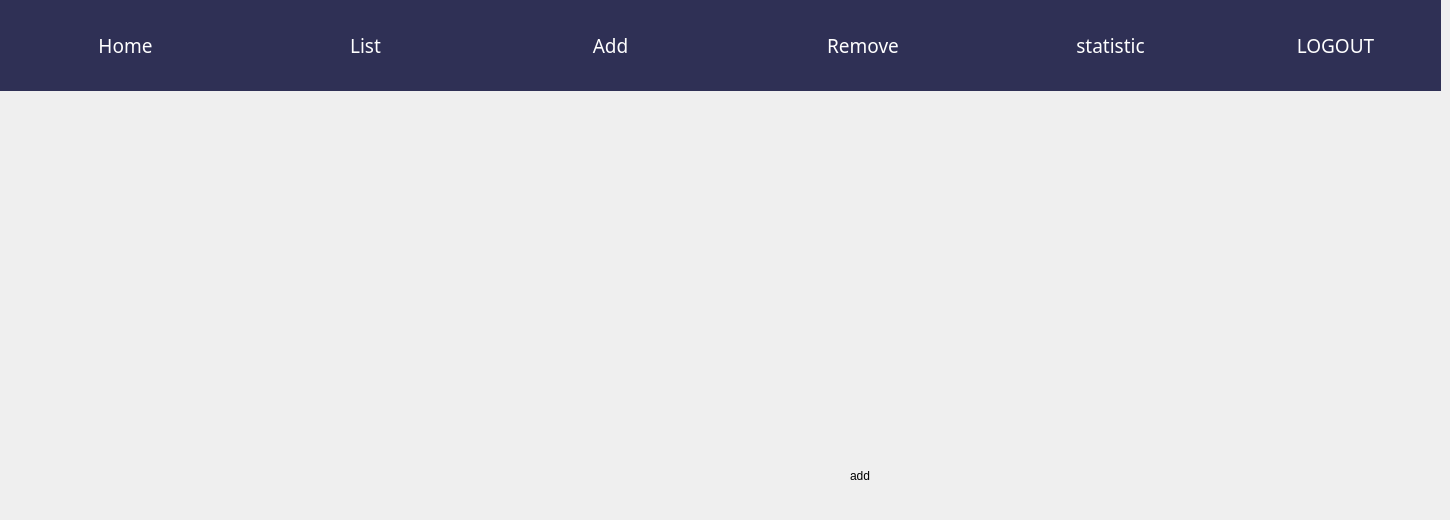
    <widget class="QWidget" name="ADD">
     <widget class="QLabel" name="label_5">
      <property name="geometry">
       <rect>
        <x>0</x>
        <y>0</y>
        <width>1441</width>
        <height>91</height>
       </rect>
      </property>
      <property name="styleSheet">
       <string notr="true">background-color: rgb(47, 48, 85);</string>
      </property>
      <property name="text">
       <string/>
      </property>
     </widget>
     <widget class="QPushButton" name="pushButton_a_5">
      <property name="geometry">
       <rect>
        <x>990</x>
        <y>0</y>
        <width>241</width>
        <height>91</height>
       </rect>
      </property>
      <property name="font">
       <font>
        <family>Algerian</family>
        <pointsize>14</pointsize>
       </font>
      </property>
      <property name="styleSheet">
       <string notr="true">QPushButton {
background-color: rgba(0,0,0,0);
background-image: url();
border: none;
color: white;
}
QPushButton:hover{
background-color: #1a1946;
}
</string>
      </property>
      <property name="text">
       <string>statistic</string>
      </property>
     </widget>
     <widget class="QPushButton" name="pushButton_a_1">
      <property name="geometry">
       <rect>
        <x>0</x>
        <y>0</y>
        <width>251</width>
        <height>91</height>
       </rect>
      </property>
      <property name="font">
       <font>
        <family>Algerian</family>
        <pointsize>14</pointsize>
       </font>
      </property>
      <property name="styleSheet">
       <string notr="true">QPushButton {
background-color: rgba(0,0,0,0);
background-image: url();
border: none;
color: white;
}
QPushButton:hover{
background-color: #1a1946;
}
</string>
      </property>
      <property name="text">
       <string>Home</string>
      </property>
     </widget>
     <widget class="QPushButton" name="pushButton_a_6">
      <property name="geometry">
       <rect>
        <x>1230</x>
        <y>0</y>
        <width>211</width>
        <height>91</height>
       </rect>
      </property>
      <property name="font">
       <font>
        <family>Algerian</family>
        <pointsize>14</pointsize>
       </font>
      </property>
      <property name="styleSheet">
       <string notr="true">QPushButton {
background-color: rgba(0,0,0,0);
background-image: url();
border: none;
color: white;
}
QPushButton:hover{
background-color: #1a1946;
}
</string>
      </property>
      <property name="text">
       <string>LOGOUT</string>
      </property>
     </widget>
     <widget class="QPushButton" name="pushButton_a_2">
      <property name="geometry">
       <rect>
        <x>250</x>
        <y>0</y>
        <width>231</width>
        <height>91</height>
       </rect>
      </property>
      <property name="font">
       <font>
        <family>Algerian</family>
        <pointsize>14</pointsize>
       </font>
      </property>
      <property name="styleSheet">
       <string notr="true">QPushButton {
background-color: rgba(0,0,0,0);
background-image: url();
border: none;
color: white;
}
QPushButton:hover{
background-color: #1a1946;
}
</string>
      </property>
      <property name="text">
       <string>List</string>
      </property>
     </widget>
     <widget class="QPushButton" name="pushButton_a_3">
      <property name="geometry">
       <rect>
        <x>480</x>
        <y>0</y>
        <width>261</width>
        <height>91</height>
       </rect>
      </property>
      <property name="font">
       <font>
        <family>Algerian</family>
        <pointsize>14</pointsize>
       </font>
      </property>
      <property name="styleSheet">
       <string notr="true">QPushButton {
background-color: rgba(0,0,0,0);
background-image: url();
border: none;
color: white;
}
QPushButton:hover{
background-color: #1a1946;
}
</string>
      </property>
      <property name="text">
       <string>Add</string>
      </property>
     </widget>
     <widget class="QPushButton" name="pushButton_a_4">
      <property name="geometry">
       <rect>
        <x>740</x>
        <y>0</y>
        <width>251</width>
        <height>91</height>
       </rect>
      </property>
      <property name="font">
       <font>
        <family>Algerian</family>
        <pointsize>14</pointsize>
       </font>
      </property>
      <property name="styleSheet">
       <string notr="true">QPushButton {
background-color: rgba(0,0,0,0);
background-image: url();
border: none;
color: white;
}
QPushButton:hover{
background-color: #1a1946;
}
</string>
      </property>
      <property name="text">
       <string>Remove </string>
      </property>
     </widget>
     <widget class="QLabel" name="label_2">
      <property name="geometry">
       <rect>
        <x>850</x>
        <y>440</y>
        <width>121</width>
        <height>71</height>
       </rect>
      </property>
      <property name="text">
       <string>add</string>
      </property>
     </widget>
    </widget>
